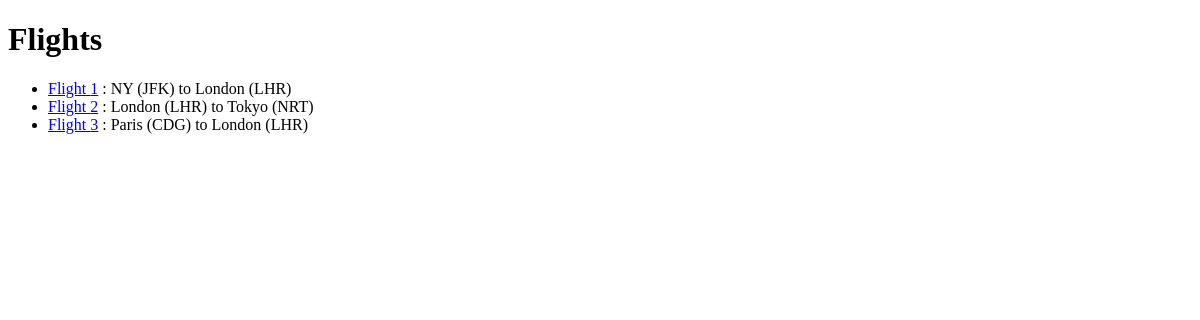
/flights/, run on an earlier commit of the app's database.
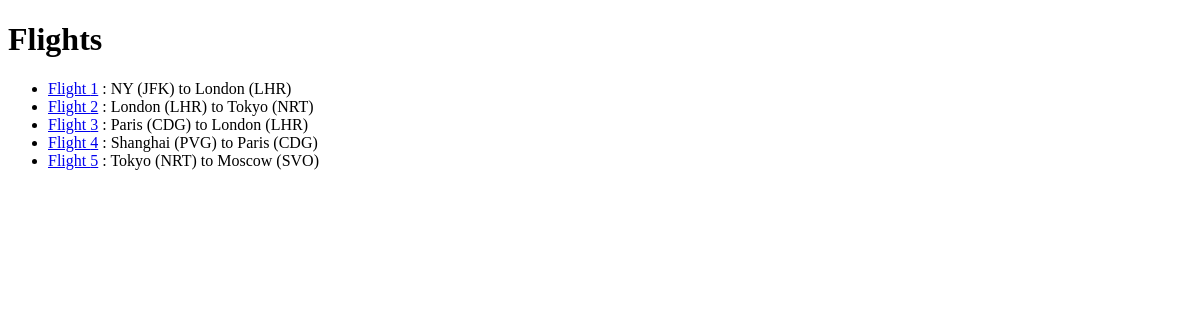
And on a later commit of the database.
### flights/models.py (models this page shows, shortened)
class Flight(models.Model):
    origin = models.ForeignKey(Airport, on_delete=models.CASCADE, related_name='departures') # remplace 'flight_set'
    destination = models.ForeignKey(Airport, on_delete=models.CASCADE, related_name='arrivals')
    duration = models.IntegerField()

class Airport(models.Model):
    code = models.CharField(max_length=3)
    city = models.CharField(max_length=64)
    def __str__(self):
        return f'{self.city} ({self.code})'

### flights/views.py (the view)
# urls.py: path('', views.index, name='index'),
def index(request):
    ctx = {'flights': Flight.objects.all()}
    return render(request, 'flights/index.html', ctx)

### flights/templates/flights/index.html (shortened to what this page needs)
{% extends 'flights/layout.html' %}
{% block content %}
<h1>Flights</h1>
<ul>
{% for flight in flights %}
<li>
    <a href="{% url 'flight' flight.id %}">Flight {{flight.id}}</a> : {{flight.origin}} to {{flight.destination}}
</li>
{% endfor %}
</ul>
{% endblock content %}

### flights/templates/flights/layout.html (shortened to what this page needs)
<!DOCTYPE html>
<html lang="en">
<head>
</head>
<body>
    {% block content %}
    {% endblock content %}
</body>
</html>

What changed in the data, as far as the page shows it:
added Flight: id "4", origin "Shanghai (PVG)", destination "Paris (CDG)"
added Flight: id "5", origin "Tokyo (NRT)", destination "Moscow (SVO)"
